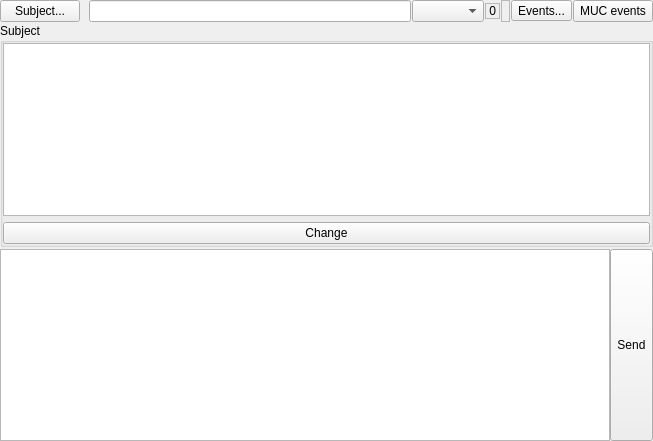
<?xml version="1.0" encoding="UTF-8"?>
<ui version="4.0">
 <class>ChatTab</class>
 <widget class="QWidget" name="ChatTab">
  <property name="geometry">
   <rect>
    <x>0</x>
    <y>0</y>
    <width>653</width>
    <height>441</height>
   </rect>
  </property>
  <property name="windowTitle">
   <string/>
  </property>
  <layout class="QVBoxLayout" name="MainLayout_">
   <property name="spacing">
    <number>1</number>
   </property>
   <property name="margin" stdset="0">
    <number>0</number>
   </property>
   <item>
    <layout class="QHBoxLayout" name="horizontalLayout">
     <item>
      <widget class="QPushButton" name="SubjectButton_">
       <property name="text">
        <string>Subject...</string>
       </property>
       <property name="checkable">
        <bool>true</bool>
       </property>
      </widget>
     </item>
     <item>
      <widget class="QLabel" name="AvatarLabel_">
       <property name="sizePolicy">
        <sizepolicy hsizetype="Fixed" vsizetype="Fixed">
         <horstretch>0</horstretch>
         <verstretch>0</verstretch>
        </sizepolicy>
       </property>
       <property name="sizeIncrement">
        <size>
         <width>1</width>
         <height>1</height>
        </size>
       </property>
       <property name="text">
        <string/>
       </property>
       <property name="scaledContents">
        <bool>true</bool>
       </property>
       <property name="alignment">
        <set>Qt::AlignmentFlag::AlignLeading|Qt::AlignmentFlag::AlignLeft|Qt::AlignmentFlag::AlignTop</set>
       </property>
      </widget>
     </item>
     <item>
      <widget class="QLineEdit" name="EntryInfo_">
       <property name="readOnly">
        <bool>true</bool>
       </property>
      </widget>
     </item>
     <item>
      <widget class="QComboBox" name="VariantBox_">
       <property name="sizeAdjustPolicy">
        <enum>QComboBox::SizeAdjustPolicy::AdjustToContents</enum>
       </property>
      </widget>
     </item>
     <item>
      <widget class="QLabel" name="CharCounter_">
       <property name="sizePolicy">
        <sizepolicy hsizetype="Fixed" vsizetype="Fixed">
         <horstretch>0</horstretch>
         <verstretch>0</verstretch>
        </sizepolicy>
       </property>
       <property name="frameShape">
        <enum>QFrame::Shape::StyledPanel</enum>
       </property>
       <property name="frameShadow">
        <enum>QFrame::Shadow::Sunken</enum>
       </property>
       <property name="text">
        <string>0</string>
       </property>
       <property name="alignment">
        <set>Qt::AlignmentFlag::AlignRight|Qt::AlignmentFlag::AlignTrailing|Qt::AlignmentFlag::AlignVCenter</set>
       </property>
      </widget>
     </item>
     <item>
      <widget class="QLabel" name="AccountName_">
       <property name="sizePolicy">
        <sizepolicy hsizetype="Minimum" vsizetype="Preferred">
         <horstretch>0</horstretch>
         <verstretch>0</verstretch>
        </sizepolicy>
       </property>
       <property name="frameShape">
        <enum>QFrame::Shape::StyledPanel</enum>
       </property>
       <property name="frameShadow">
        <enum>QFrame::Shadow::Sunken</enum>
       </property>
       <property name="text">
        <string/>
       </property>
      </widget>
     </item>
     <item>
      <widget class="QToolButton" name="EventsButton_">
       <property name="text">
        <string>Events...</string>
       </property>
       <property name="popupMode">
        <enum>QToolButton::ToolButtonPopupMode::InstantPopup</enum>
       </property>
      </widget>
     </item>
     <item>
      <widget class="QPushButton" name="MUCEventsButton_">
       <property name="text">
        <string>MUC events</string>
       </property>
       <property name="checkable">
        <bool>true</bool>
       </property>
      </widget>
     </item>
    </layout>
   </item>
   <item>
    <widget class="QGroupBox" name="SubjBox_">
     <property name="minimumSize">
      <size>
       <width>0</width>
       <height>100</height>
      </size>
     </property>
     <property name="title">
      <string>Subject</string>
     </property>
     <layout class="QVBoxLayout" name="verticalLayout_2">
      <property name="margin" stdset="0">
       <number>0</number>
      </property>
      <item>
       <widget class="QTextEdit" name="SubjEdit_">
        <property name="sizePolicy">
         <sizepolicy hsizetype="Expanding" vsizetype="Fixed">
          <horstretch>0</horstretch>
          <verstretch>0</verstretch>
         </sizepolicy>
        </property>
        <property name="minimumSize">
         <size>
          <width>0</width>
          <height>20</height>
         </size>
        </property>
        <property name="acceptRichText">
         <bool>false</bool>
        </property>
       </widget>
      </item>
      <item>
       <widget class="QPushButton" name="SubjChange_">
        <property name="text">
         <string>Change</string>
        </property>
       </widget>
      </item>
     </layout>
    </widget>
   </item>
   <item>
    <widget class="LC::Azoth::ChatTabWebView" name="View_" native="true">
     <property name="sizePolicy">
      <sizepolicy hsizetype="Preferred" vsizetype="Expanding">
       <horstretch>0</horstretch>
       <verstretch>0</verstretch>
      </sizepolicy>
     </property>
    </widget>
   </item>
   <item>
    <layout class="QHBoxLayout" name="MsgEditLayout_">
     <property name="spacing">
      <number>0</number>
     </property>
     <item>
      <widget class="LC::Azoth::TextEdit" name="MsgEdit_">
       <property name="sizePolicy">
        <sizepolicy hsizetype="Expanding" vsizetype="Fixed">
         <horstretch>0</horstretch>
         <verstretch>0</verstretch>
        </sizepolicy>
       </property>
       <property name="minimumSize">
        <size>
         <width>0</width>
         <height>0</height>
        </size>
       </property>
       <property name="maximumSize">
        <size>
         <width>16777215</width>
         <height>16777215</height>
        </size>
       </property>
       <property name="verticalScrollBarPolicy">
        <enum>Qt::ScrollBarPolicy::ScrollBarAlwaysOff</enum>
       </property>
       <property name="horizontalScrollBarPolicy">
        <enum>Qt::ScrollBarPolicy::ScrollBarAlwaysOff</enum>
       </property>
       <property name="acceptRichText">
        <bool>false</bool>
       </property>
      </widget>
     </item>
     <item>
      <widget class="QToolButton" name="SendButton_">
       <property name="sizePolicy">
        <sizepolicy hsizetype="Minimum" vsizetype="Minimum">
         <horstretch>0</horstretch>
         <verstretch>0</verstretch>
        </sizepolicy>
       </property>
       <property name="text">
        <string>Send</string>
       </property>
      </widget>
     </item>
    </layout>
   </item>
  </layout>
 </widget>
 <customwidgets>
  <customwidget>
   <class>LC::Azoth::TextEdit</class>
   <extends>QTextEdit</extends>
   <header>components/chat/textedit.h</header>
  </customwidget>
  <customwidget>
   <class>LC::Azoth::ChatTabWebView</class>
   <extends>QWidget</extends>
   <header>components/chat/chattabwebview.h</header>
   <container>1</container>
  </customwidget>
 </customwidgets>
 <tabstops>
  <tabstop>SubjectButton_</tabstop>
 </tabstops>
 <resources/>
 <connections/>
</ui>
